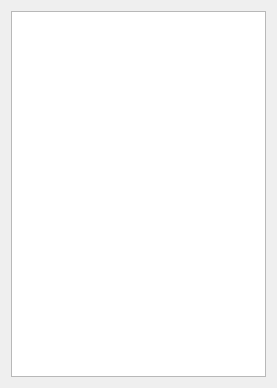
<?xml version="1.0" encoding="UTF-8"?>
<ui version="4.0">
 <class>BusTripDialog</class>
 <widget class="QDialog" name="BusTripDialog">
  <property name="geometry">
   <rect>
    <x>0</x>
    <y>0</y>
    <width>277</width>
    <height>388</height>
   </rect>
  </property>
  <property name="windowTitle">
   <string>Dialog</string>
  </property>
  <layout class="QHBoxLayout" name="horizontalLayout">
   <item>
    <widget class="QListWidget" name="tripList"/>
   </item>
  </layout>
 </widget>
 <resources/>
 <connections/>
</ui>
